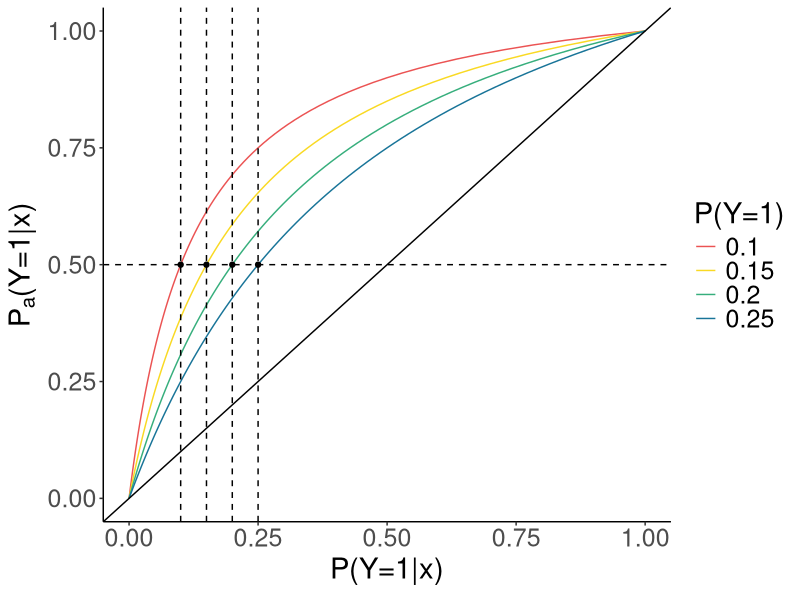
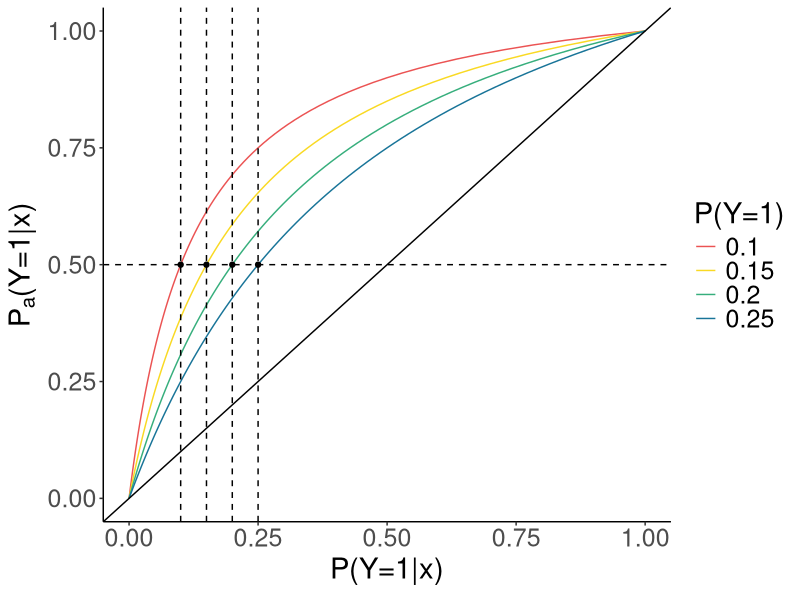

Here is the R script that generated these plots, in order:
require(ggplot2)

prob_aug <- seq(0, 1, 0.01) 

get_original <- function(p_y_1){
  p_a = 0.5
  prob_0 = (1-p_y_1)/p_a * (1-prob_aug)
  prob_1 = p_y_1/p_a * prob_aug
  return(prob_1/(prob_0+prob_1))
}

prob_01 = get_original(0.1)
prob_015 = get_original(0.15)
prob_02 = get_original(0.2)
prob_025 = get_original(0.25)

df=data.frame(prob_aug=prob_aug,prob_01=prob_01, prob_015=prob_015, 
              prob_02=prob_02, prob_025=prob_025)

graphic <- ggplot()+
  geom_line(aes(prob_01, prob_aug, color='0.1'))+
  geom_point(aes(0.1,0.5))+
  geom_line(aes(prob_015, prob_aug, color='0.15'))+
  geom_point(aes(0.15,0.5))+
  geom_line(aes(prob_02, prob_aug, color='0.2'))+
  geom_point(aes(0.2,0.5))+
  geom_line(aes(prob_025, prob_aug, color='0.25'))+
  geom_point(aes(0.25,0.5))+
  geom_abline(intercept=0, slope=1)+
  scale_colour_manual("P(Y=1)",
                      values = c("0.1" = "#EB5353", "0.15" = "#F9D923", 
                                 "0.2" = "#36AE7C", "0.25" = "#187498"))+
  labs(x=expression("P(Y=1|x)"), y=expression(paste("P"[a],"(Y=1|x)")))+
  geom_hline(yintercept=0.5, color='black', linetype=2)+
  geom_vline(xintercept=c(0.1, 0.15, 0.2, 0.25), color='black', linetype=2)+
  theme(panel.grid.major = element_blank(), 
        panel.grid.minor = element_blank(),
        panel.background = element_blank(), 
        axis.line = element_line(colour = "black"),
        axis.text.x = element_text(size = 18),  # Ajusta o tamanho dos números no eixo x
        axis.text.y = element_text(size = 18),
        legend.text = element_text(size=18),
        legend.title = element_text(size = 21),
        axis.title.x = element_text(size=21),
        axis.title.y = element_text(size = 21))

graphic

ggsave('/home/Data/augmentation-effective/analyses_intro/example_prob.pdf', 
       plot=graphic, 
       width = 12, 
       height = 10, 
       dpi = 300)
